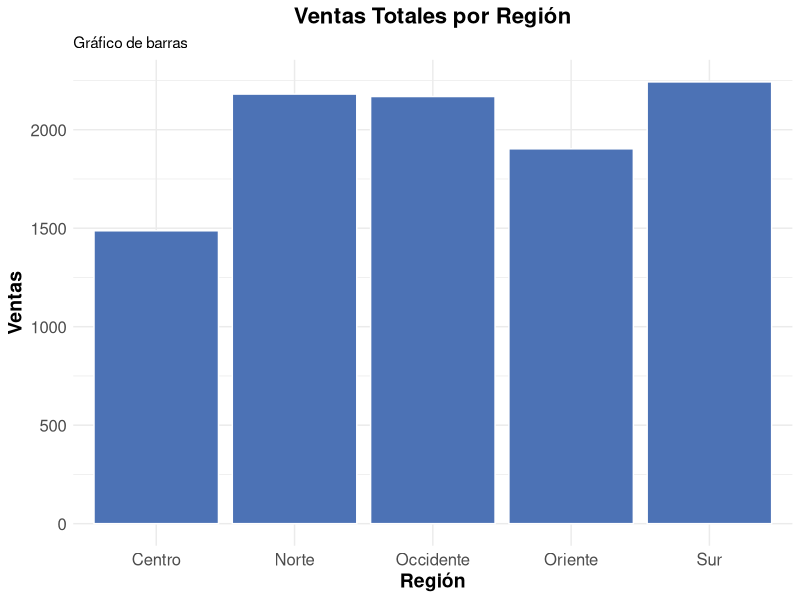
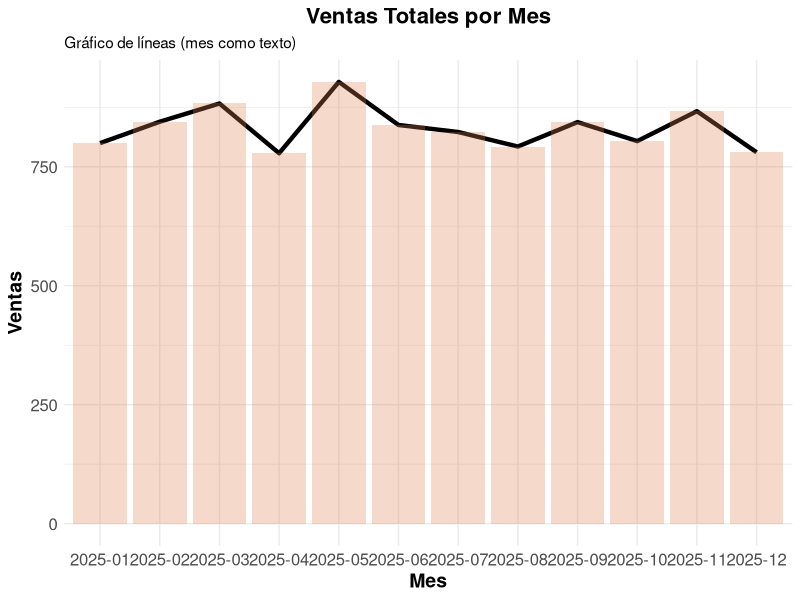

The R source for these figures, in order:
# Script R para generar dashboard de ventas
# Lee ventas.csv y genera dos gráficos: barras por región y línea por mes

# Cargar librerías necesarias
library(ggplot2)
library(dplyr)

# Cargar datos
datos <- read.csv("ventas.csv", stringsAsFactors = FALSE)

# Ajustar nombres de columnas si es necesario
# Asumimos que las columnas son: region, mes, ventas
# Si los nombres son diferentes, ajustar aquí

# Verificar columnas
cat("Columnas disponibles:", names(datos), "\n")

# 1. Gráfico de barras: ventas totales por región
# Agrupar y sumar ventas por región
ventas_por_region <- aggregate(ventas ~ region, data = datos, FUN = sum, na.rm = TRUE)
names(ventas_por_region) <- c("region", "ventas_region")

# Crear gráfico de barras
p_barras <- ggplot(ventas_por_region, aes(x = region, y = ventas_region)) +
  geom_bar(stat = "identity", fill = "#4C72B5", color = "white") +
  labs(title = "Ventas Totales por Región",
       subtitle = "Gráfico de barras",
       x = "Región",
       y = "Ventas") +
  theme_minimal() +
  theme(axis.text = element_text(size = 12),
        axis.title = element_text(size = 14, face = "bold"),
        plot.title = element_text(size = 16, face = "bold", hjust = 0.5))

# Guardar gráfico de barras
ggsave("dashboard_r_barras.png", plot = p_barras, width = 8, height = 5, units = "in")
cat("Guardado: dashboard_r_barras.png\n")

# 2. Gráfico de líneas: ventas totales por mes
# Agrupar y sumar ventas por mes (tratando mes como texto)
ventas_por_mes <- aggregate(ventas ~ mes, data = datos, FUN = sum, na.rm = TRUE)
names(ventas_por_mes) <- c("mes", "ventas_mes")

# Ordenar por mes (asegurando orden correcto)
ventas_por_mes <- ventas_por_mes[order(ventas_por_mes$mes), ]

# Crear gráfico de líneas
p_linea <- ggplot(ventas_por_mes, aes(x = mes, y = ventas_mes)) +
  geom_line(group = 1, linewidth = 1.5) +
  geom_col(aes(y = ventas_mes), fill = "#DD8452", alpha = 0.3) +
  labs(title = "Ventas Totales por Mes",
       subtitle = "Gráfico de líneas (mes como texto)",
       x = "Mes",
       y = "Ventas") +
  theme_minimal() +
  theme(axis.text = element_text(size = 12),
        axis.title = element_text(size = 14, face = "bold"),
        plot.title = element_text(size = 16, face = "bold", hjust = 0.5))

# Guardar gráfico de líneas
ggsave("dashboard_r_linea.png", plot = p_linea, width = 8, height = 5, units = "in")
cat("Guardado: dashboard_r_linea.png\n")

cat("\nÉxito: Ambos gráficos generados correctamente.\n")
